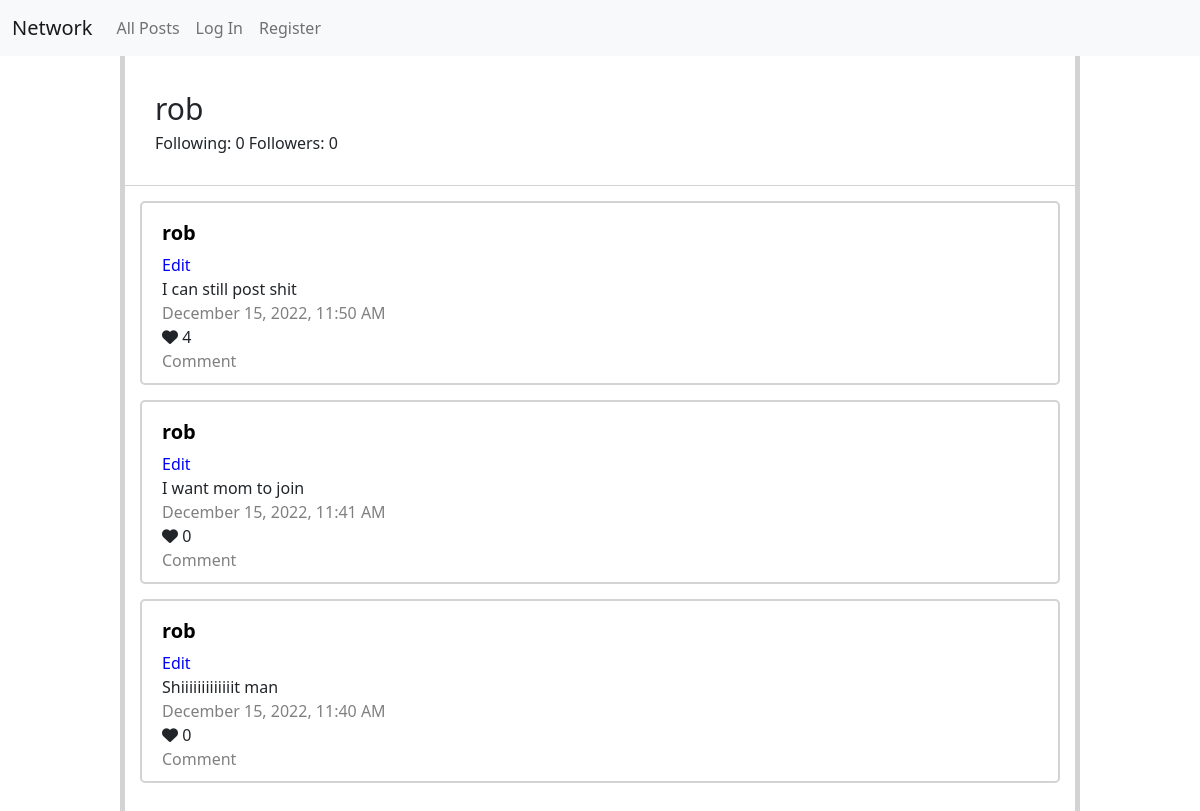
Page /profile_page/rob/ on the committed database.
### network/models.py (models this page shows)
class Following_Follower(models.Model):
    username = models.TextField(max_length=500)
    following = models.IntegerField(default=0)
    followers = models.IntegerField(default=0)

class All_Post(models.Model):
    id = models.IntegerField(primary_key=True)
    username = models.TextField(max_length=500)
    comment = models.TextField(max_length=500)
    date = models.TextField(max_length=500)
    time = models.TextField(max_length=500)
    datetime = models.DateTimeField(blank=True, default=datetime.now)
    likes = models.IntegerField()

### network/views.py (the view, shortened to what this page needs)
# urls.py: path("profile_page/<str:username>/", views.profile_page, name="profile_page"),
def profile_page(request, username):
    user = Following_Follower.objects.filter(username = username)
    posts_from_user = All_Post.objects.filter(username = username).order_by('datetime').reverse()
    following_list = following_system.objects.filter(follower = request.user, leader = username)
    if (following_list.count() == 0):
        message = "Follow"
    else:
        message = "Unfollow"
    print(user)
    profile = {
        "username": user[0].username,
        "following": user[0].following,
        "followers": user[0].followers,
        "posts_from_user": posts_from_user,
        "message": message
    }
    return render(request, "network/profile_page.html", profile)

### network/templates/network/profile_page.html (shortened to what this page needs)
{% extends "network/layout.html" %}
{% block body %}
{% load %}
<div id="profile_container">
    <div id="profile_body">
        <div id="profile_header">
            <div id="profile_username">{{ username }} </div>
            <div id="profile_following">Following: {{ following }} Followers: {{ followers }}</div>
        </div>
        <div id = "profile_posts">
            {% for post in posts_from_user %}
                <div id = "post">
                    <div id="username"> <a style="text-decoration: none; color: black;" href="{% url 'profile_page' post.username %}">{{ post.username }}</a></div>
                    <div style="color: blue;">Edit</div>
                    <div id="comment">{{ post.comment }}</div>
                    <div id="date" style="color: gray">{{ post.date }}, {{ post.time }}</div>
                    <div id="likes"> <i class="fa-solid fa-heart"></i> {{ post.likes}}</div>
                    <div style="color: gray">Comment</div>
                </div>
            {% endfor %}
        </div>
    </div>
</div>
{% endblock %}

### network/static/network/styles.css (style rules this page uses)
#post { border: 2.5px solid lightgray; padding: 20px; padding-top: 10px; padding-bottom: 10px; border-radius: 5px; margin: 15px; }
#username { font-size: 20px; font-weight: bold; margin-top: 5px; margin-bottom: 5px; }
#profile_container { height: 100vh; }
#profile_body { width: 80%; margin: 0 auto; min-height: 100%; height: fit-content; border-left: 5px solid lightgray; border-right: 5px solid lightgray; position: relative; }
#profile_header { padding: 30px; border-bottom: 1px solid lightgray; }
#profile_username { font-size: 30px; }

### rows in the picture
Following_Follower: username "rob"
All_Post: username "rob", comment "I can still post shit", date "December 15, 2022", time "11:50 AM", likes "4"
All_Post: username "rob", comment "I want mom to join", date "December 15, 2022", time "11:41 AM", likes "0"
All_Post: username "rob", comment "Shiiiiiiiiiiiiit man", date "December 15, 2022", time "11:40 AM", likes "0"

### other values in the picture
{{ following }} "0"
{{ followers }} "0"
